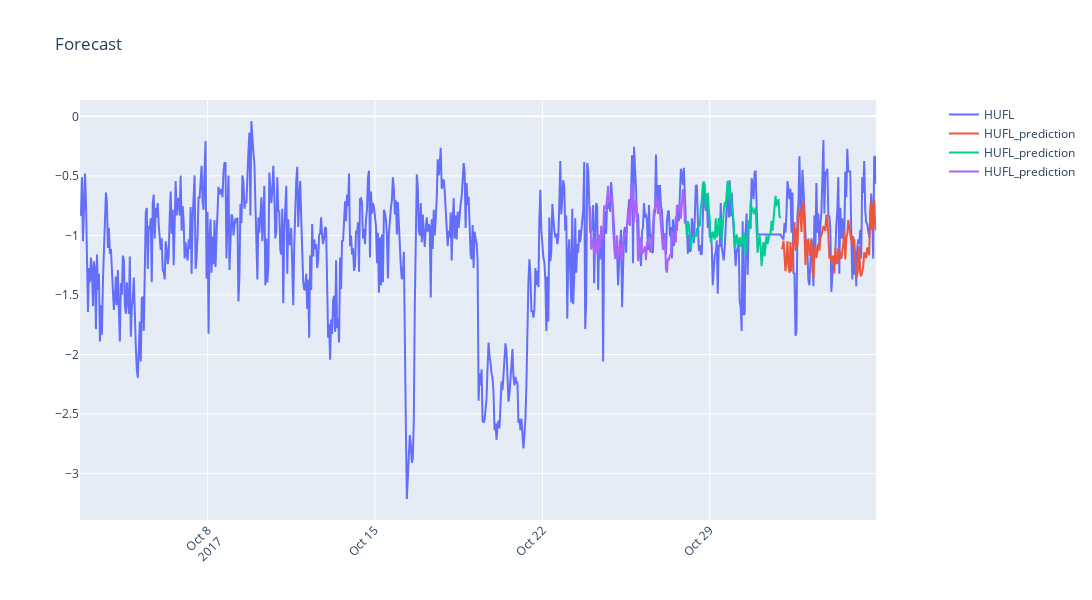

This figure's notebook cell:
### Markdown cell above
<a id="TST3_visual"></a>
## Step 6. Plot results

### Code cell
plot_ts_forecasting(
    test_data,
    forecasts_,
    forecast_columns=["HUFL"],
    timestamp_column=timestamp_column,
    periodicity="1h",
    prediction_length=model.config.prediction_length,
    context_length=context_length,
    plot_start=0,
    plot_end=context_length + model.config.prediction_length * 3,
    num_predictions=3,
    plot_stride=model.config.prediction_length,
    title="Forecast",
    fig_size=(1100, 600),
    plot_type="plotly",
    return_image=False,
)
